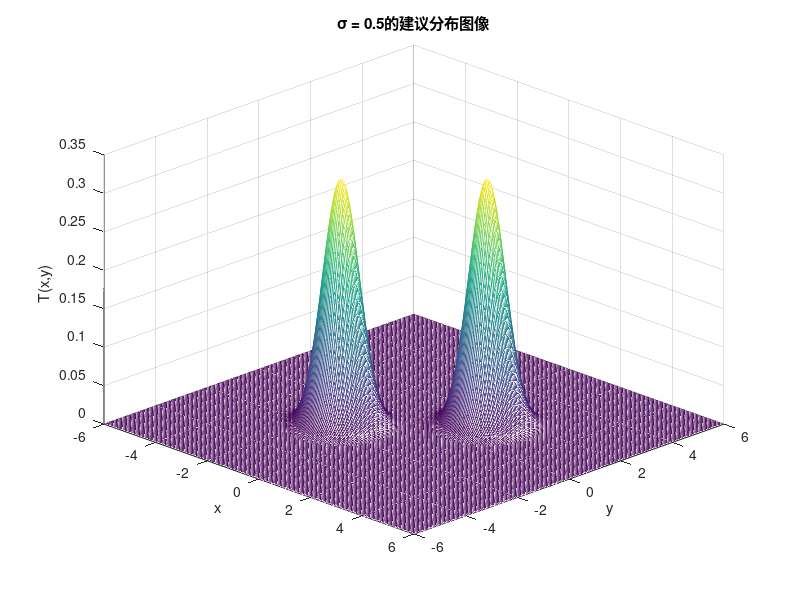

The MATLAB source for this figure: (Note: this script raises an error after producing the figure.)
h =@(x,y) -2*(x.^2+y.^2)+1/2*(x.^4+y.^4)+1/2*(x-y).^4;
F = @(x,y,b) exp(-b.*h(x,y));
G = @(x,y,u,s) exp(-((x-u).^2+(y-u).^2)/(2*s^2))/(2*pi*s^2);

beta=1;
sigma = 1/(sqrt(4*beta));
% 
% A=importdata("data_beta_5.csv");
% d = A.data;
% scatplot(d(:,1),d(:,2),'circles', sqrt((range(d(:, 1))/30)^2 + (range(d(:,2))/30)^2), 100, 5, 1, 8);
% title(['\beta = ' num2str(beta) '的抽样图像'])

% figure
% [x,y] = meshgrid(-2:0.05:2);
% z = F(x,y,beta);
% surf(x,y,z)
% set(gca,'ygrid','on','gridlinestyle','--','Gridalpha',0.4)
% view(0,90)
% title(['\beta = ' num2str(beta) '的分布图像'])
% xlabel("x")
% ylabel("y")
% zlabel("F(x,y)")

figure
[x,y] = meshgrid(-6:0.05:6);
z = G(x,y,sqrt(2),sigma)/2+G(x,y,-sqrt(2),sigma)/2;
mesh(x,y,z)
view(45,30)
title(['\sigma = ' num2str(sigma) '的建议分布图像'])
xlabel("x")
ylabel("y")
zlabel("T(x,y)")

colormap(parula)
colorbar